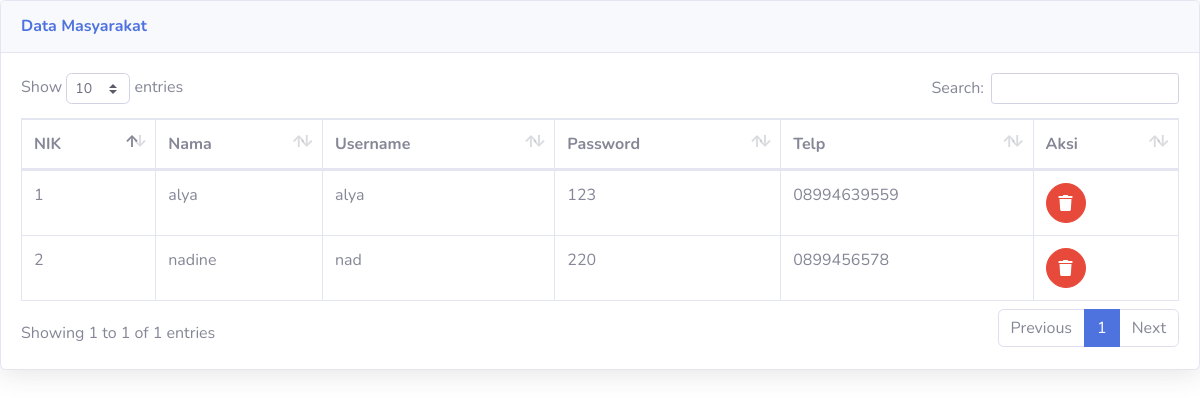
The page /admin/lihat_masyarakat.php on the database its author committed.
### tables this page shows
CREATE TABLE `masyarakat` (
  `nik` int(16) NOT NULL,
  `nama` varchar(35) NOT NULL,
  `username` varchar(25) NOT NULL,
  `password` varchar(32) NOT NULL,
  `telp` varchar(13) NOT NULL
);

### admin/lihat_masyarakat.php (the view, shortened to what this page needs)
<!DOCTYPE html>
<html lang="en">
<head>
  <link href="../vendor/fontawesome-free/css/all.min.css" rel="stylesheet" type="text/css">
  <link href="../css/sb-admin-2.min.css" rel="stylesheet">
  <link href="../vendor/datatables/dataTables.bootstrap4.min.css" rel="stylesheet">
</head>
<body id="page-top">
          <div class="card shadow mb-4">
            <div class="card-header py-3">
              <h6 class="m-0 font-weight-bold text-primary">Data Masyarakat</h6>
            </div>
            <div class="card-body">
              <div class="table-responsive">
                <table class="table table-bordered" id="dataTable" width="100%" cellspacing="0">
                  <thead>
                    <tr>
                      <th>NIK</th>
                      <th>Nama</th>
                      <th>Username</th>
                      <th>Password</th>
                      <th>Telp</th>
                      <th>Aksi</th>
                    </tr>
                  </thead>
                  <thfoot>
                  <?php
                  require '../koneksi.php';
                  $sql=mysqli_query($conn,"select * from masyarakat");
                  while ($data=mysqli_fetch_array($sql))
                  {
                   ?>
                  <tbody>
                    <tr>
                      <td><?php echo $data['nik']; ?></td>
                      <td><?php echo $data['nama']; ?></td>
                      <td><?php echo $data['username']; ?></td>
                      <td><?php echo $data['password']; ?></td>
                      <td><?php echo $data['telp']; ?></td>
                      <td>
                            <a href="delete_masyarakat.php?nik=<?php echo $data['nik']; ?>" class="btn btn-danger btn-circle" onclick="return confirm('Yakin Mau Hapus?')">
                              <i class="fa fa-trash"></i>
                            </a>
                      </td>
                    </tr>
                  </tbody>
                <?php } ?>
                </table>
              </div>
            </div>
          </div>
</body>
</html>

### rows shown on the page
masyarakat: nik "1", nama "alya", username "alya", password "123", telp "08994639559"
masyarakat: nik "2", nama "nadine", username "nad", password "220", telp "0899456578"
